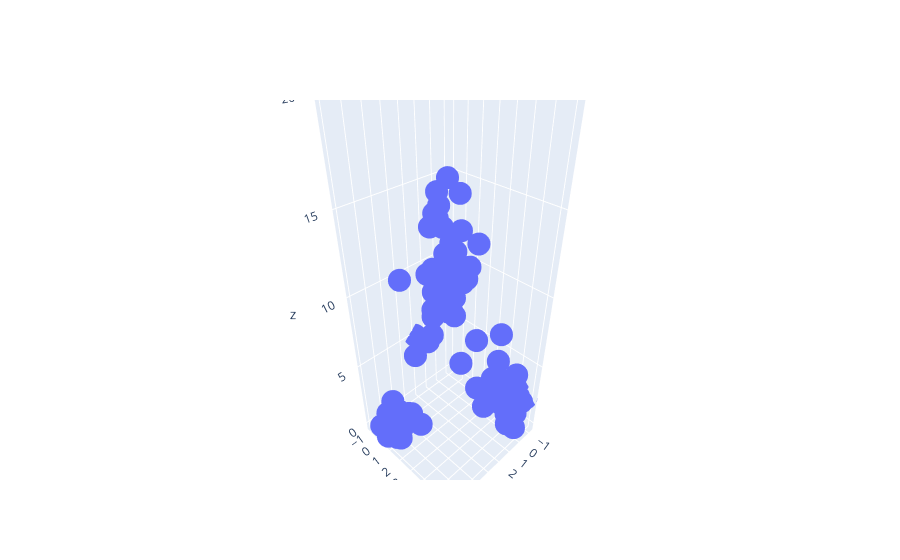

The notebook cell this image was saved under:
### Code cell
go.Figure(data=go.Scatter3d(x=X_1,y=X_2,z=S,mode="markers",))
